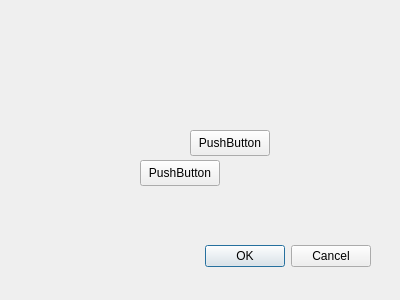
<?xml version="1.0" encoding="UTF-8"?>
<ui version="4.0">
 <class>Dialog</class>
 <widget class="QDialog" name="Dialog">
  <property name="geometry">
   <rect>
    <x>0</x>
    <y>0</y>
    <width>400</width>
    <height>300</height>
   </rect>
  </property>
  <property name="windowTitle">
   <string>Dialog</string>
  </property>
  <widget class="QDialogButtonBox" name="buttonBox">
   <property name="geometry">
    <rect>
     <x>30</x>
     <y>240</y>
     <width>341</width>
     <height>32</height>
    </rect>
   </property>
   <property name="orientation">
    <enum>Qt::Horizontal</enum>
   </property>
   <property name="standardButtons">
    <set>QDialogButtonBox::Cancel|QDialogButtonBox::Ok</set>
   </property>
  </widget>
  <widget class="QPushButton" name="pushButton">
   <property name="geometry">
    <rect>
     <x>190</x>
     <y>130</y>
     <width>80</width>
     <height>26</height>
    </rect>
   </property>
   <property name="text">
    <string>PushButton</string>
   </property>
  </widget>
  <widget class="QPushButton" name="pushButton_2">
   <property name="geometry">
    <rect>
     <x>140</x>
     <y>160</y>
     <width>80</width>
     <height>26</height>
    </rect>
   </property>
   <property name="text">
    <string>PushButton</string>
   </property>
  </widget>
 </widget>
 <resources/>
 <connections>
  <connection>
   <sender>buttonBox</sender>
   <signal>accepted()</signal>
   <receiver>Dialog</receiver>
   <slot>accept()</slot>
   <hints>
    <hint type="sourcelabel">
     <x>248</x>
     <y>254</y>
    </hint>
    <hint type="destinationlabel">
     <x>157</x>
     <y>274</y>
    </hint>
   </hints>
  </connection>
  <connection>
   <sender>buttonBox</sender>
   <signal>rejected()</signal>
   <receiver>Dialog</receiver>
   <slot>reject()</slot>
   <hints>
    <hint type="sourcelabel">
     <x>316</x>
     <y>260</y>
    </hint>
    <hint type="destinationlabel">
     <x>286</x>
     <y>274</y>
    </hint>
   </hints>
  </connection>
 </connections>
</ui>
